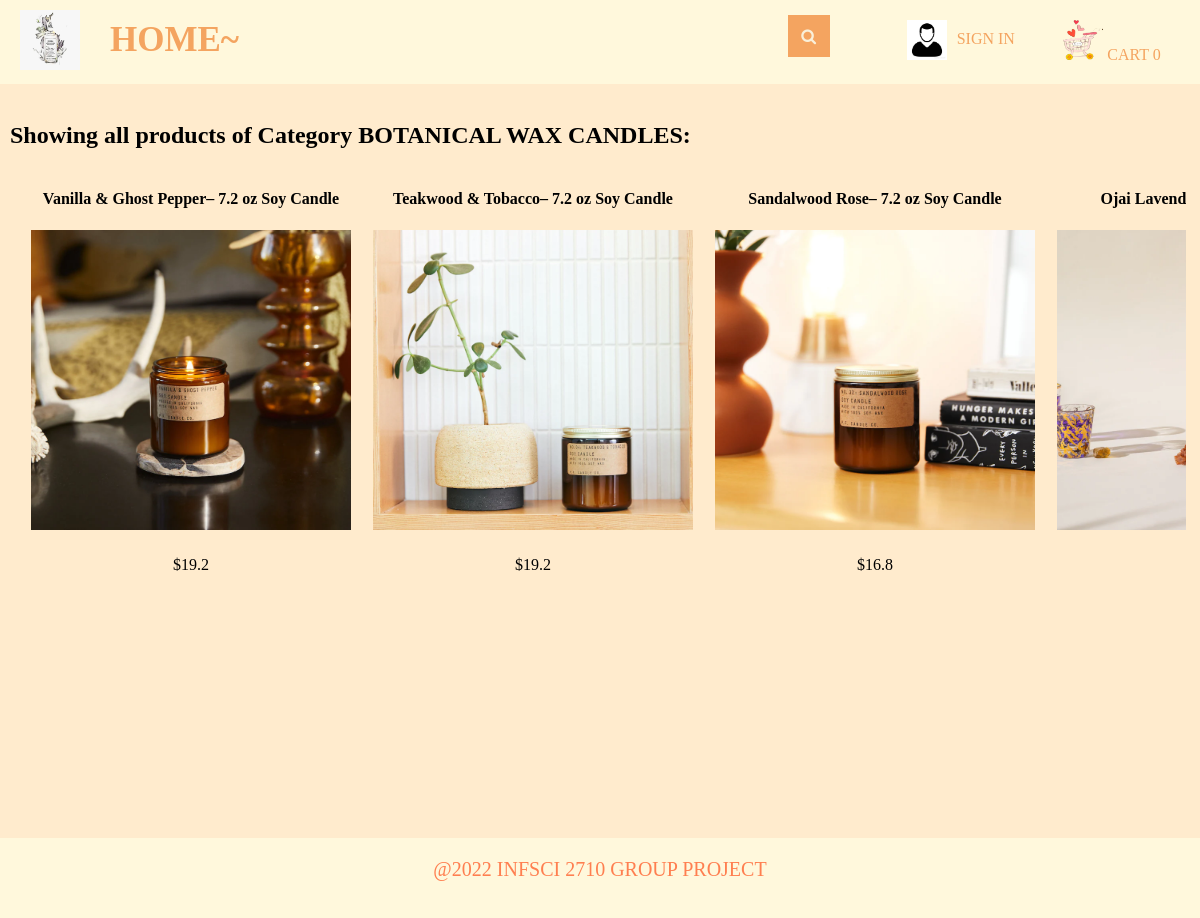
The app's page /displayCategory?productKindId=1 with its own data.
### tables this page shows
CREATE TABLE product_kind
(productKindId INTEGER PRIMARY KEY,
name TEXT);

CREATE TABLE "products" (
  "productId" INTEGER,
  "name" TEXT,
  "inventory" INTEGER,
  "price" REAL,
  "description" TEXT,
  "image" TEXT,
  "productKindId" INTEGER,
  "scent_id" INTEGER,
  CONSTRAINT "PRODUCTS_PK" PRIMARY KEY ("productId"),
  CONSTRAINT "FK_products_product_kind" FOREIGN KEY ("productKindId") REFERENCES "product_kind" ("productKindId") ON DELETE NO ACTION ON UPDATE NO ACTION,
  CONSTRAINT "products_FK" FOREIGN KEY ("scent_id") REFERENCES "scent" ("scent_id") ON DELETE NO ACTION ON UPDATE NO ACTION,
  CONSTRAINT "inventory_constrains" CHECK (inventory>=0)
);

### main.py (the view)
@app.route("/displayCategory")
def displayCategory():
    loggedIn, firstName, noOfItems = getLoginDetails()
    categoryId = request.args.get("productKindId")
    with sqlite3.connect('database.db') as conn:
        cur = conn.cursor()
        cur.execute(
            "SELECT products.productId, products.name, products.price, products.image, product_kind.name FROM products, product_kind WHERE products.productKindId = product_kind.productKindId AND product_kind.productKindId = ?",
            (categoryId,))
        data = cur.fetchall()
    conn.close()
    categoryName = data[0][4]
    data = parse(data)
    return render_template('displayCategory.html', data=data, loggedIn=loggedIn, firstName=firstName,
                           noOfItems=noOfItems, categoryName=categoryName)

### main.py (called while the page is built)
def getLoginDetails():
    with sqlite3.connect('database.db') as conn:
        cur = conn.cursor()
        if 'email' not in session:
            loggedIn = False
            firstName = ''
            noOfItems = 0
        else:
            loggedIn = True
            cur.execute("SELECT customer_id, firstName FROM customers WHERE email = ?", (session['email'],))
            customer_id, firstName = cur.fetchone()
            cur.execute("SELECT count(productId) FROM cart WHERE userId = ?", (customer_id,))
            noOfItems = cur.fetchone()[0]
    conn.close()
    return (loggedIn, firstName, noOfItems)

def parse(data):
    ans = []
    i = 0
    while i < len(data):
        curr = []
        for j in range(7):
            if i >= len(data):
                break
            curr.append(data[i])
            i += 1
        ans.append(curr)
    return ans

### templates/displayCategory.html (shortened to what this page needs)
<!DOCTYPE HTML>
<html>
<head>
    <link rel="stylesheet" href={{ url_for('static', filename='css/home.css') }} />#}
    <link rel="stylesheet" href={{url_for('static', filename='css/bodyGeneral.css')}} />
    <link rel="stylesheet" href={{ url_for('static', filename='css/topStyle.css') }} />
    <link rel="stylesheet" href={{ url_for('static', filename='css/footer.css') }} />
    <link rel="stylesheet" href={{ url_for('static', filename='css/displayproduct.css') }}/>
    <link rel="stylesheet" href="https://maxcdn.bootstrapcdn.com/font-awesome/4.5.0/css/font-awesome.min.css">
</head>
<body>
    <div id="title">
            <a href="/logout">
                <img id="logo" src= {{ url_for('static', filename='images/logo.png') }} />
            </a>
            <div class="home_btn">
                <a href="/home">
                    <strong>HOME~</strong>
                </a>
            </div>
            <div class = "Search">
                <form>
		            <input id="searchBox" type="text" name="searchQuery" placeholder="SEARCH....">
		            <button id="searchButton" type="submit" value="Search"></button>
		        </form>
            </div>
            {% if not loggedIn %}
            <div id="signInButton">
                <img id = "client " src= {{ url_for('static', filename='images/client.png')}}/>
                <a class="link" href="/loginForm">SIGN IN</a>
            </div>
        {% endif %}
        <div id="cart">
            <a class="link" href="/cart">
                <img src={{url_for('static', filename='images/shoppingCart.png')}} id="cartIcon" />
                CART {{noOfItems}}
            </a>
        </div>
        </div>
    <div class="display_product">
        <h2>Showing all products of Category {{categoryName}}:</h2>
        {% for itemData in data %}
        <table>
            <tr id="productName">
                {% for row in itemData %}
                <td>
                    {{row[1]}}
                </td>
                {% endfor %}
            </tr>
            <tr id="productImage">
                {% for row in itemData %}
                <td>
                    <a href="/productDescription?productId={{row[0]}}">
                        <img src={{ url_for('static', filename='uploads/' + row[3]) }} id="itemImage" />
                    </a>
                </td>
                {% endfor %}
            </tr>
            <tr id="productPrice">
                {% for row in itemData %}
                <td>
                    ${{row[2]}}
                </td>
                {% endfor %}
            </tr>
        </table>
        {% endfor %}
    </div>
    <footer>
        <div class="footer_container">
            <p>@2022 INFSCI 2710 GROUP PROJECT</p>
        </div>
    </footer>
</body>
</html>

### static/css/home.css (style rules this page uses)
html,body { margin: 0; padding: 0; height: 100%; }
body { width: 100%; background: blanchedalmond; }
#itemImage { height: 300px; width: 320px; }
table { border-spacing: 20px; width: 80%; margin: auto; text-align: center; }
#productName { text-align: center; font-weight: bold; }
#productPrice { text-align: center; }

### static/css/bodyGeneral.css (style rules this page uses)
html,body { margin: 0; padding: 0; height: 100%; }
body { background: blanchedalmond; }
#cartItems, .display_product, .display_profile, .display_frame, .display_store { width: 98%; margin-left: 10px; margin-right: 10px; height: 100%; position:relative; top:84px; }

### static/css/topStyle.css (style rules this page uses)
#logo { height: 60px; width: 60px; margin-left: 20px; margin-top: 10px; margin-bottom: 10px; margin-right: 20px; float: left; }
#title { background-color: cornsilk; height: 84px; position: fixed; top:0px; display: flex; width: 100%; margin-bottom: 0px; z-index: 2; }
.home_btn { height: 64px; margin-bottom: 10px; margin-top:10px; padding: 10px; }
.home_btn a { position: relative; text-align: center; text-decoration: none; font-family: "Palace Script MT"; font-size: 35px; color: sandybrown; }
.Search { width: 70%; }
.Search form { padding:15px; height: 100%; }
.Search input { height: 42px; width: 0; padding: 0 42px 0 15px; border: none; border-bottom: 2px solid transparent; outline: none; background: transparent; transition: .4s cubic-bezier(0, 0.8, 0, 1); position: relative; top: 0; right:0; float: right; z-index: 2; font-family: "Palace Script MT"; font-size:20px; }
.Search button { background: sandybrown; border: none; height: 42px; width: 42px; position: relative; top: 0; right: 0; float: right; margin-right: -15px; cursor: pointer; }
.Search button:before { content: "\f002"; font-family: FontAwesome; font-size: 16px; color: #F9F0DA; }
#signInButton { width: 15%; display: flex; color: yellow; margin-top: 20px; margin-bottom: 20px; margin-left: 20px; margin-right: 20px; float: left; }
#signInButton img { width: 40px; height: 40px; }
#signInButton a { position: relative; bottom: 0; text-align: center; padding: 10px; }
#cart { width: 15%; color: white; margin-top: 20px; margin-bottom: 20px; float: left; }
#cart img { width: 40px; height: 40px; }
#cartIcon { height: 30px; width: 30px; }
#cart a, #signInButton a { text-decoration: none; font-family: "Palace Script MT"; color: sandybrown; }

### static/css/footer.css (style rules this page uses)
footer { background: cornsilk; display: block; position: relative; bottom: 0; width: 100%; height: 10%; z-index: 10000; }
.footer_container p { position: relative; top: 20px; color: coral; text-align: center; font-family: "Times New Roman"; font-size: 20px; }

### static/css/displayproduct.css (style rules this page uses)
.display_product { overflow: scroll; }
.display_product table { width: 80%; margin: auto; }
.display_product table tr td { width: 400px; text-align: center; margin: auto; }

### records on screen
product_kind: name "BOTANICAL WAX CANDLES"
products: name "Vanilla & Ghost Pepper– 7.2 oz Soy Candle", image (picture), price "19.2"
products: name "Teakwood & Tobacco– 7.2 oz Soy Candle", image (picture), price "19.2"
products: name "Sandalwood Rose– 7.2 oz Soy Candle", image (picture), price "16.8"
products: name "Ojai…", image (picture)

### other values on screen
{{ noOfItems }} "0"
